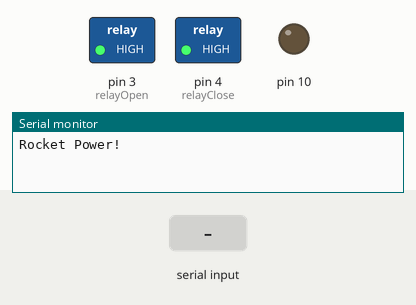
A sketch run on a simulated Arduino Uno, built with avr-gcc and run on an emulated ATmega328P. Shown: switched loads named in the sketch (green lamp = pin HIGH), output pins drawn as LEDs (lit = HIGH), the last lines printed to the serial monitor. Inputs (shaded band) come from the test bench. Storage starts empty.

Above: at 0.9 s.
1.0 s: "90,45\n" received over Serial
At 1.8 s:
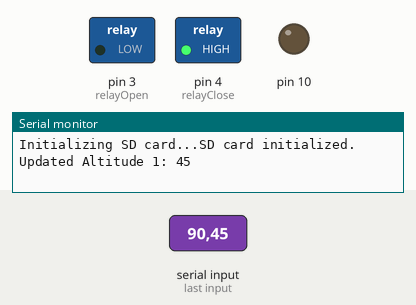
Timing chart, 0 to 4.0 s (numbered marks = the images above; inputs shaded):
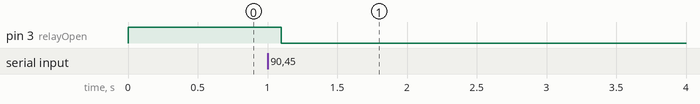

The sketch:

Altimeter_withSD.ino
```cpp
#include <math.h>
#include <SD.h>

const int chipSelect=10; //SD card select
long altOld =0L;        //old altimeter reading to be used for velocity
long New_Vel=0L;        //current velocity
long Prev_Vel=0L;       //previous velocity
long openAlt=0L;        //altitude the doors opened
long closeAlt=0L;       //altitude the doors closed
long altRecord=0L;      //altitude recorded
float vAvg=0;           //average velocity for accuracy
float average=0;        //New_Vel+Prev_Vel
float VtSq=392;         // Vt^2
float VtMult=6;         // (Vt^2)/2g
float lnConst=0;        //ln((vAvg + VtSq)/VtSq)
float yMax=0;           //yMax=VtMult*ln(lnConst)+altNew
double lnValue=0;       //nat log to be used for yMax prediction
int relayOpen=3;        //pin select to trigger Relay to open doors
int relayClose=4;       //pin select to trigger Relay to close doors
long altGround=0L;      //altitude above Sea Level (ground state)
void setup()
{
  Serial.begin(9600);
  Serial.println("Rocket Power!");
  pinMode(relayOpen, OUTPUT);
  pinMode(relayClose, OUTPUT);
  digitalWrite(relayOpen, HIGH);    //make sure Relay modules are turned off
  digitalWrite(relayClose, HIGH);
  //PreConditions: alt_value is the value the alitmeter is currently sitting at. During the
  //startup process, it will calculate the (ft) the altimeter is sitting at above Sea Level
  //depending on the location (130-160ft Orlando, 500-600ft Alabama)
  //Post Conditions: Once the ft above sea level has been calculated,
  //the alitmeter value will be >0, breaking out of the first while loop and exectue the code
  while (1)
  {
   char alt_data = 0;
   long alt_value = 0L;

     while(1) //waiting for ground state to calculate.
      {
         if(!Serial.available())
         continue;

         alt_data = Serial.read();
         if((alt_data < '0')|| (alt_data > '9')) //makes sure the arduino is only transfering
         {                                     //8 bits of data '0'=0x30 '9'=0x38 in ASCII
           break;
         }
         else
         {
          alt_value = alt_value*10 + (alt_data - '0');
         }
       }//end while reading altimeter data
    if(alt_value != 0)
    {
      alt_value=altGround;
     break;
    }
  }//end while checking for ground state
  Serial.print("Ground state is (ft): ");
  Serial.println(altGround);
  Serial.flush();
  delay(10);

  //SD Card Reader initiliaztion
  Serial.print("Initializing SD card...");
     pinMode(10, OUTPUT);
  // see if the card is present and can be initialized:
  if (!SD.begin(chipSelect)) {
    Serial.println("Check SD Card. (corrupted or not inserted)");
    return;
  }
  Serial.println("SD card initialized.");
  Serial.flush();
  delay(10);
}//end setup


//Read the altitude from the altimeter and return the value to void loop()
long altitudeRead()
{
  char alt_data = 0;
  long alt_value = 0L;
  while(1)
  {
    if(!Serial.available())
      continue;

      alt_data = Serial.read();
      if((alt_data < '0')|| (alt_data > '9')) //makes sure the arduino is only transfering
        {                                     //8 bits of numerical data '0'=0x30 '9'=0x38 in ASCII
          break;
        }
        else
        {
          alt_value = alt_value*10 + (alt_data - '0'); //converts ASCII to readable integer
        }
  }//end while loop reading altimeter data

  return alt_value;

}//end altitudeRead

void datalog()
{
   String dataString= "";
   dataString += String(altRecord);
   dataString += String(altOld);
   dataString += String(New_Vel);
   dataString += String(Prev_Vel);
   dataString += String(openAlt);
   dataString += String(closeAlt);
   File dataFile = SD.open("datalog.txt", FILE_WRITE);
    // if the file is available, write to it:
    if (dataFile) {
    dataFile.println(dataString);
    dataFile.close();
  }
}//end datalog

void loop()
{
  long altNew=altitudeRead();
  if (altNew !=0 )
  {
    New_Vel=altNew-altOld;       //update new velocity
    altOld=altNew;               //update old altitude reading
    average=New_Vel+Prev_Vel;
    vAvg=average/2;              //get average velocity for accuracy
    Prev_Vel=New_Vel;            //update old velocity reading

     Serial.print("Updated Altitude 1: ");
     Serial.println(altNew);
     Serial.println(" ");
      if (altNew > 3)      //ONLY start when YMax needs to start predicting
      {
         lnConst= vAvg + VtSq;
         lnConst= lnConst/VtSq;
         lnValue = log(lnConst);
         yMax=lnValue*VtMult;
         yMax=yMax + altNew;
         //activates the doors/Relay Module to open the doors
         if (yMax > 7)
         {
           digitalWrite(relayClose, HIGH);
           delay(1);
           digitalWrite(relayOpen, LOW);
           openAlt=altNew;
         }
          //triggers the relay module to close the doors
          //only if the doors have been triggered to open
         if ( (yMax <= 7) && (digitalRead(relayClose)==0))
         {
           digitalWrite(relayOpen, HIGH);
           delay(1);
           digitalWrite(relayClose, LOW);
           closeAlt=altNew;
         }
      }//end yMax if
   }//end altitude if
  Serial.flush();    //clean the data

  altRecord=altNew;
  datalog();        //write data to SD card
}//end loop
```

Measured:
- after the input at 1.0 s, pin 3 (relayOpen): HIGH → LOW after 0.10 s
